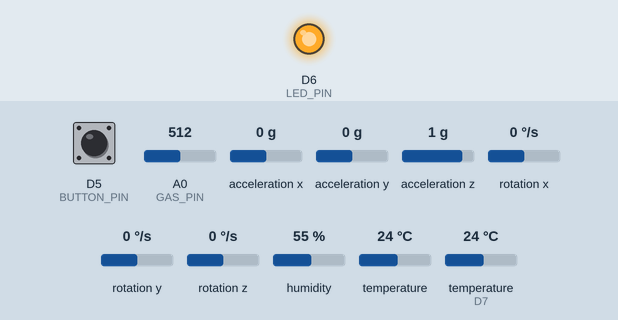
Recording of a sketch running on a simulated ESP8266 (NodeMCU). Shown: output pins drawn as LEDs (lit = HIGH). The inputs (shaded band) are chosen by the test bench; at power-on: humidity 55 %, D5 (BUTTON_PIN) HIGH, A0 (GAS_PIN) = 512, acceleration x 0 g, acceleration y 0 g, acceleration z 1 g, rotation x 0 °/s, rotation y 0 °/s, rotation z 0 °/s, temperature 24 °C, temperature (sensor on D7) 24 °C. WiFi joins after 1.5 s; servers stay silent unless stated; what the sketch prints to the serial monitor is not drawn.

Above: at 3.0 s.
3.1 s: humidity set to 69 %
At 4.5 s:
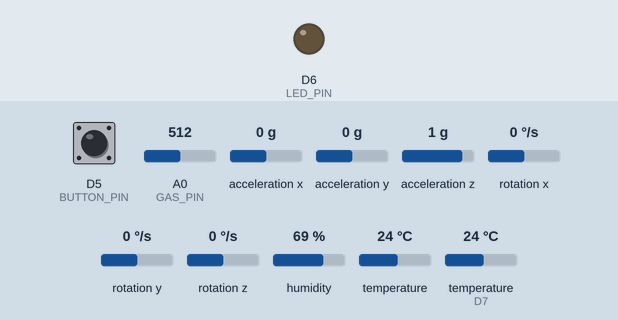
6.6 s: humidity set to 72 %
Timing chart, 0 to 16.1 s (numbered marks = the images above; inputs shaded):
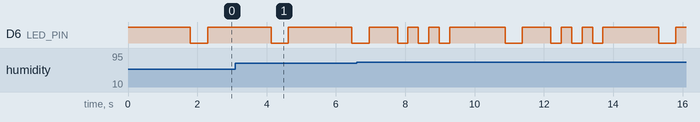

The sketch:

code.ino
```cpp
#include <Wire.h>
#include <Adafruit_MPU6050.h>
#include <Adafruit_Sensor.h>
#include <DHT.h>
#include <ESP8266WiFi.h>
#include <WiFiClientSecure.h>
#include <UniversalTelegramBot.h>

// WiFi & Telegram Setup
const char* ssid = "project";
const char* password = "project007";
#define BOT_TOKEN "7633819878:AAHW_WNw09s2sAxu0vdXZPq-1bS1Fen6aK8"
#define CHAT_ID "6311067019"

WiFiClientSecure client;
UniversalTelegramBot bot(BOT_TOKEN, client);

// DHT11 Setup
#define DHTPIN D7
#define DHTTYPE DHT11
DHT dht(DHTPIN, DHTTYPE);

// MPU6050 Setup
Adafruit_MPU6050 mpu;

// MQ135 Setup
#define GAS_PIN A0
int gasThreshold = 200; // Adjust based on calibration

// LED and Button
#define LED_PIN D6
#define BUTTON_PIN D5

// Thresholds
float tempThreshold = 40.0;     // °C
float humidityThreshold = 70.0; // %

unsigned long lastButtonPress = 0;
bool fallDetected = false;

void setup() {
  Serial.begin(115200);

  pinMode(LED_PIN, OUTPUT);
  digitalWrite(LED_PIN,HIGH);
  pinMode(BUTTON_PIN, INPUT_PULLUP);

  dht.begin();
  Wire.begin();
  if (!mpu.begin()) {
    Serial.println("MPU6050 not found!");
    while (1);
  }

  WiFi.begin(ssid, password);
  Serial.print("Connecting to WiFi");
  client.setInsecure(); // for https
  while (WiFi.status() != WL_CONNECTED) {
    delay(500);
    Serial.print(".");
  }
  Serial.println("\nConnected to WiFi");

  bot.sendMessage(CHAT_ID, "🟢 System Started!", "");
}

#define GAS_PIN A0
float Ro = 10.0; // Calibrate this value based on clean air

float getMQ135PPM() {
  int adcValue = analogRead(GAS_PIN);
  //float voltage = (adcValue / 1023.0) * 5.0;
  // float Rs = ((5.0 * 10.0) / voltage) - 10.0; // using 10k load resistor

  // float ratio = Rs/Ro;

  // // CO Curve (from datasheet approximation)
  // float ppm = 605.18 * pow(ratio, -3.937);
  return adcValue;
}

void loop() {
  checkGas();
  checkTempHumidity();
  checkFall();
  checkButton();
  delay(1000);
}

// Function to blink LED pattern
void blinkLED(int times, int delayTime) {
  for (int i = 0; i < times; i++) {
    digitalWrite(LED_PIN, LOW);
    delay(delayTime);
    digitalWrite(LED_PIN, HIGH);
    delay(delayTime);
  }
}

// 1. Gas Detection
void checkGas() {
  float ppm = getMQ135PPM();
  Serial.print("CO PPM: ");
  Serial.println(ppm);

  if (ppm > gasThreshold) {
    blinkLED(1, 500);
    bot.sendMessage(CHAT_ID, "⚠️ *Carbon Monoxide Detected!*\nPlease take immediate action.", "Markdown");
  }
}

// 2. Temperature & Humidity
void checkTempHumidity() {
  float t = dht.readTemperature();
  float h = dht.readHumidity();

  if (isnan(t) || isnan(h)) {
    Serial.println("Failed to read from DHT sensor!");
    return;
  }

  Serial.print("Temp: "); Serial.println(t);
  Serial.print("Humidity: "); Serial.println(h);

  if (t > tempThreshold) {
    blinkLED(2, 300);
    bot.sendMessage(CHAT_ID, "🌡️ *High Temperature Detected!*\nTemp: " + String(t) + "°C", "Markdown");
  }

  if (h > humidityThreshold) {
    blinkLED(3, 300);
    bot.sendMessage(CHAT_ID, "💧 *High Humidity Detected!*\nHumidity: " + String(h) + "%", "Markdown");
  }
}

// 3. Fall Detection (using sudden acceleration)
void checkFall() {
  sensors_event_t a, g, temp;
  mpu.getEvent(&a, &g, &temp);

  float accTotal = sqrt(a.acceleration.x * a.acceleration.x +
                        a.acceleration.y * a.acceleration.y +
                        a.acceleration.z * a.acceleration.z);
  Serial.println("MPU-" + String(accTotal));

  if (accTotal > 16.0)
  {  // Adjust sensitivity if needed
    if (!fallDetected)
    {
      fallDetected = true;
      bot.sendMessage(CHAT_ID, "🆘 *Fall Detected!* Please check immediately.", "Markdown");
    }
  }
  else
  {
    fallDetected = false;
  }
}

// 4. Emergency Button
void checkButton() {
  if (digitalRead(BUTTON_PIN) == LOW) {
    if (millis() - lastButtonPress > 2000) {
      lastButtonPress = millis();
      bot.sendMessage(CHAT_ID, "🚨 *Emergency Distress Signal Activated!*", "Markdown");
    }
  }
}
```
